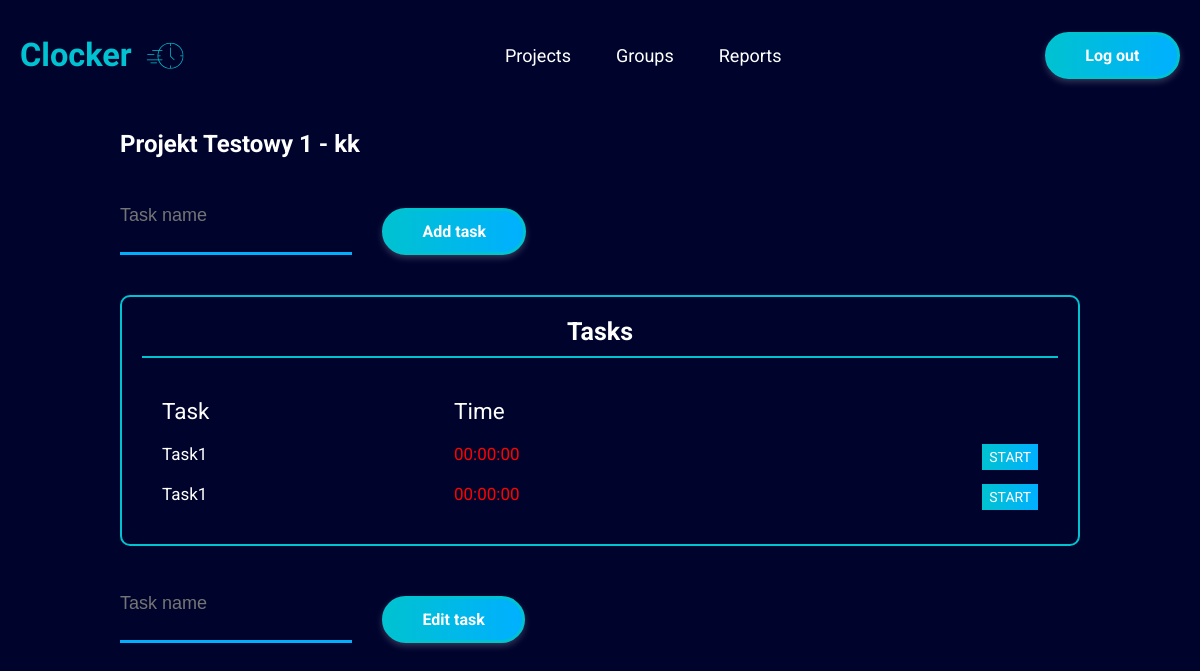
Before: /project_details.php?P_id=1 (signed in) with the older database file.
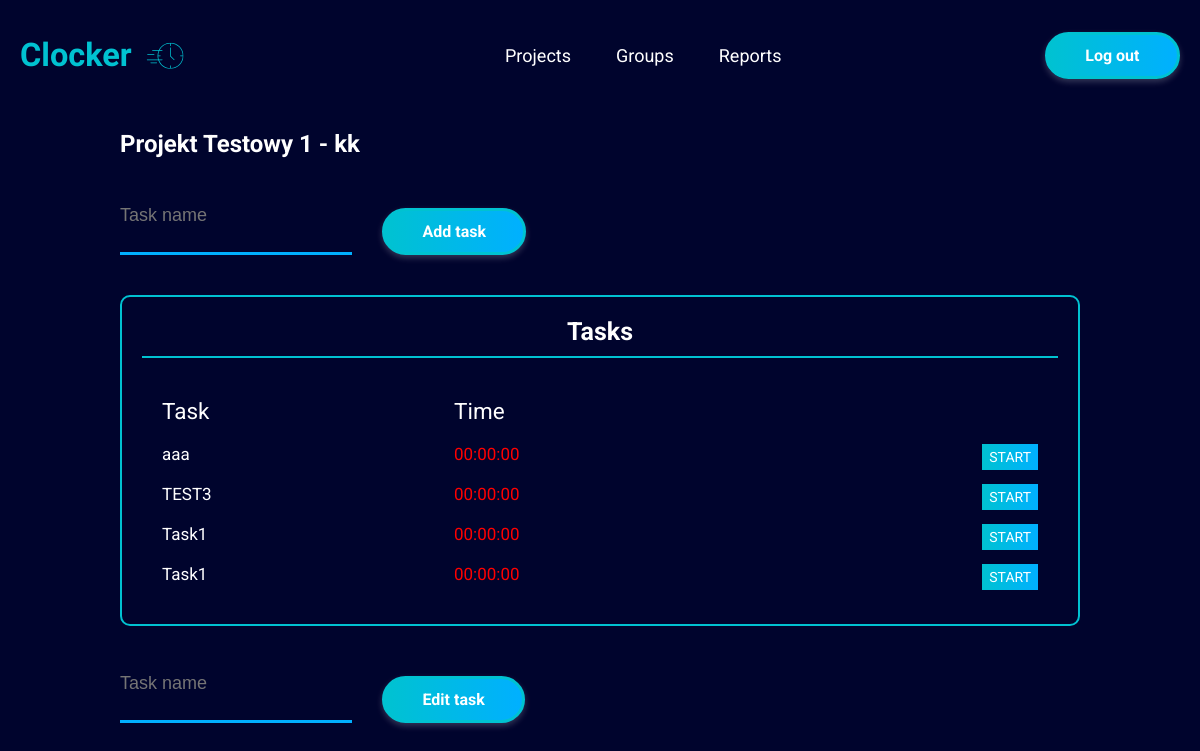
After: the same page with the newer database file.
### tables this page shows
CREATE TABLE `projects` (
  `ID` int(11) NOT NULL,
  `user_id` int(11) NOT NULL,
  `group_id` int(11) DEFAULT NULL,
  `client_id` int(11) NOT NULL,
  `name` varchar(200) NOT NULL
);

CREATE TABLE `tasks` (
  `ID` int(11) NOT NULL,
  `project_id` int(11) NOT NULL,
  `name` varchar(100) NOT NULL,
  `description` varchar(255) NOT NULL,
  `start` timestamp NOT NULL DEFAULT current_timestamp(),
  `stop` timestamp NOT NULL DEFAULT current_timestamp(),
  `status` tinyint(1) NOT NULL DEFAULT 0,
  `timer` time NOT NULL DEFAULT '00:00:00'
);

### project_details.php (the view, shortened to what this page needs)
<!DOCTYPE html>
<html lang="en">
<?php require_once "_head.php" ?>
<body>
  <?php require_once "_navbar_main.php" ?>
  <div class="container">
    <div>
      <h2>
          <?php
          require_once "connect.php";
          $id = $_SESSION['p_id'];
          $sql = "SELECT p.name   FROM projects as p  WHERE p.ID=:id  ";
          $handle = $pdo->prepare($sql);
          $params = ['id' => $id];
          $handle->execute($params);
          if($handle->rowCount()>0) {
              $getRow = $handle->fetch(PDO::FETCH_ASSOC);
              $name = $getRow['name'];
              echo $name . " - " . $_SESSION['name'];
          }
      ?></h2>
    </div>
    <form class="add-project__container" method="post" action="<?php echo $_SERVER['PHP_SELF']; ?>">
      <input class="form__input" type="text" name="task_name" placeholder="Task name"
             value="<?php echo (isset($valName) ? $valName : '') ?>">
      <input type="submit" name="Add" value="Add task"
        class="form__btn btn-primary btn-primary--filled" />
    </form>
    <div class="projects">
      <h3 class="projects__title">Tasks</h3>
      <div class="projects__container">
        <div class="projects__row-container projects__header">
          <span>Task</span>
          <span>Time</span>
        </div>
          <?php
          require_once "connect.php";
          $id = $_SESSION['p_id'];
          $sql = "SELECT t.ID,t.name, t.timer, t.status FROM tasks as t WHERE t.project_id=:id ORDER BY t.ID DESC";
          $handle = $pdo->prepare($sql);
          $params = ['id' => $id];
          $handle->execute($params);
          if($handle->rowCount()>0){
              while($getRow = $handle->fetch(PDO::FETCH_ASSOC)){
                  $name=$getRow['name'];
                  $timer=strtotime($getRow['timer']);
                  $timer=date("H:i:s",$timer);
                  if($getRow['status']==1){
                      $status = 'STOP';
                  }
                  else $status = 'START';
                  echo '<div class="projects__row-container" href>
                          <span id="project-name"  >'.$name.'</span>
                          <span class="working">'.$timer.'</span>
                          <a type="button" class="details btn-primary--filled"  >'.$status.'</a>
                        </div>';
              }
          }
          ?>
      </div>
    </div>
    <div class="add-project__container">
      <input class="form__input" id="edit-task" type="text"
        placeholder="Task name">
      <input type="submit" value="Edit task"
        class="form__btn btn-primary btn-primary--filled" />
    </div>
  </div>
</body>
</html>

### _head.php (shortened to what this page needs)
<head>
  <link rel="stylesheet" href="./styles/styles.css?v=<?php echo time() ?>">
</head>

### _navbar_main.php (shortened to what this page needs)
<nav class="navbar">
  <div class="navbar__container">
    <a href="main.php">
      <div class="navbar__heading">
        <h1>Clocker</h1>
        <img src="./images/logo.svg" alt="Clocker logo" />
      </div>
    </a>
    <ul class="navbar__list">
      <a href="projects.php" class="navbar__list-item">
        Projects
      </a>
      <a href="groups.php" class="navbar__list-item">
        Groups
      </a>
      <a href="reports.php" class="navbar__list-item">
        Reports
      </a>
    </ul>
    <div class="navbar__buttons-container">
      <a class="btn-primary btn-primary--filled" href="logout.php">
        Log out</a>
    </div>
  </div>
</nav>

### styles/styles.css (style rules this page uses)
:root { --bg-color: #00042d; --white: #fff; --text-gray-dark: #a8a8a8; --gradient-clr-primary: #00c2d1; --gradient-clr-secondary: #00b0ff; --bg-gradient-btn: linear-gradient(to right, #00c2d1, #00b0ff); --box-shadow-primary: 0 3px 6px rgba(255, 255, 255, 0.2); }
html { font-size: 62.5%; box-sizing: border-box; }
*, *::before, *::after { box-sizing: inherit; margin: 0; padding: 0; }
body { font-family: 'Roboto', sans-serif; font-size: 1.6rem; min-height: 100vh; background: var(--bg-color); color: var(--white); min-width: 20rem; overflow-x: hidden; }
ul { list-style-type: none; }
img { max-width: 100%; }
.container { max-width: 100rem; margin: 0 auto; padding: 2rem; }
.working { color: red; }
a { text-decoration: none; color: inherit; }
.btn-primary { font-weight: 700; font-family: inherit; font-size: 1.6rem; text-align: center; padding: 1.1rem 3.75rem; border: 3px solid var(--gradient-clr-primary); border-radius: 10rem; cursor: pointer; box-shadow: var(--box-shadow-primary); }
.btn-primary--filled { background-image: var(--bg-gradient-btn); }
.details { position: absolute; right: 0; top: 0; padding: 0.5rem 0.7rem; font-size: 1.4rem; color: var(--white); cursor: pointer; }
.navbar { padding: 2rem; }
.navbar__container { max-width: 120rem; margin: 0 auto; display: flex; align-items: center; justify-content: space-between; }
.navbar__heading { display: flex; align-items: center; gap: 1rem; cursor: pointer; }
.navbar__heading h1 { font-family: 'PT Sans', sans-serif; font-weight: 700; font-size: 3.25rem; color: var(--gradient-clr-primary); }
.navbar__list { display: flex; gap: 2rem; }
.navbar__list-item { position: relative; font-size: 1.8rem; padding: 1.25rem; cursor: pointer; }
.navbar__list-item::after { content: ''; position: absolute; left: 0; bottom: 0; width: 100%; height: 3px; background: var(--gradient-clr-primary); transform: scaleX(0); transition: transform 200ms ease-out; }
.navbar__buttons-container { display: flex; gap: 1.6rem; }
.form__input { padding: 1rem 0; font-size: 1.8rem; background: transparent; border: none; border-bottom: 3px solid var(--gradient-clr-secondary); color: var(--white); }
.form__btn { margin-top: 3rem; color: var(--white); }
.last-projects, .recent-groups, .projects { margin-top: 4rem; padding: 2rem; border: 2px solid var(--gradient-clr-primary); border-radius: 1rem; }
.last-projects__title, .recent-groups__title, .projects__title, .groups__title { font-size: 2.5rem; text-align: center; padding-bottom: 1rem; border-bottom: 2px solid var(--gradient-clr-primary); }
.add-project__container { display: flex; gap: 3rem; margin-top: 2rem; }
.projects__container { display: grid; gap: 2rem; padding: 2rem; }
.projects__row-container { display: grid; grid-template-columns: repeat(3, 1fr); font-size: 1.7rem; position: relative; }
.projects__header { font-size: 2.25rem; margin-top: 2rem; }

Changed rows visible on the page:
added tasks: name "aaa", timer "00:00:00", status "START"
added tasks: name "TEST3", timer "00:00:00", status "START"
